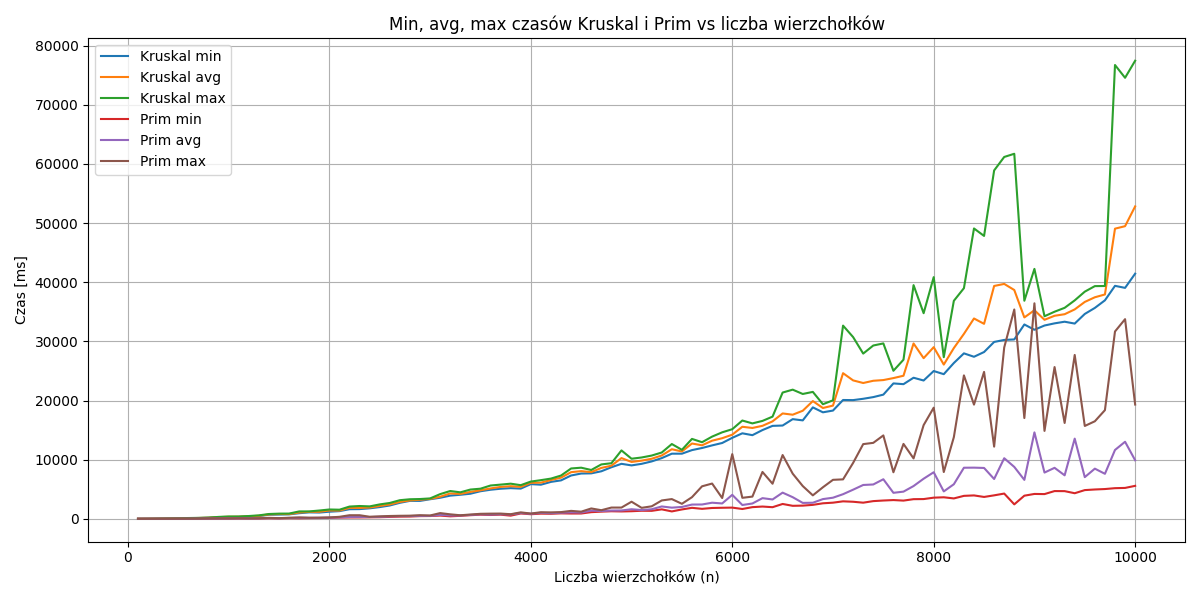

Generate this figure with Python:
import pandas as pd
import matplotlib.pyplot as plt

# Wczytaj dane
dane = pd.read_csv('czasy2.csv', skiprows=1, names=['n', 'rep_id', 'kruskal_ms', 'prim_ms'])

# Grupuj po n i licz min, max, avg osobno dla Kruskal i Prim
stat = dane.groupby('n').agg({
    'kruskal_ms': ['min', 'max', 'mean', 'count'],
    'prim_ms': ['min', 'max', 'mean', 'count']
}).reset_index()

# Popraw nagłówki kolumn
stat.columns = ['n', 'kruskal_min', 'kruskal_max', 'kruskal_avg', 'kruskal_count',
                'prim_min', 'prim_max', 'prim_avg', 'prim_count']

# Wypisz ile powtórzeń jest dla każdego n (kontrola)
# print(stat[['n', 'kruskal_count', 'prim_count']])

# Wykresy
plt.figure(figsize=(12, 6))
plt.plot(stat['n'], stat['kruskal_min'], label='Kruskal min')
plt.plot(stat['n'], stat['kruskal_avg'], label='Kruskal avg')
plt.plot(stat['n'], stat['kruskal_max'], label='Kruskal max')
plt.plot(stat['n'], stat['prim_min'], label='Prim min')
plt.plot(stat['n'], stat['prim_avg'], label='Prim avg')
plt.plot(stat['n'], stat['prim_max'], label='Prim max')
plt.xlabel('Liczba wierzchołków (n)')
plt.ylabel('Czas [ms]')
plt.title('Min, avg, max czasów Kruskal i Prim vs liczba wierzchołków')
plt.legend()
plt.grid(True)
plt.tight_layout()
plt.savefig('czasy_wykres.png')
plt.show()
